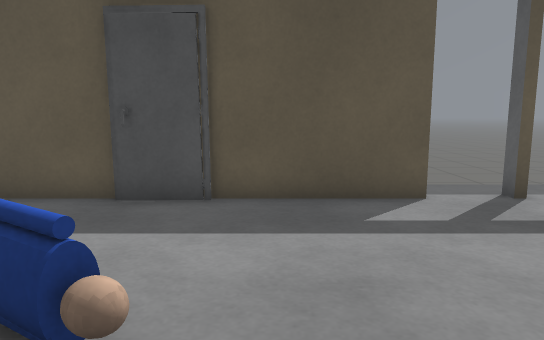
[1] (above)

16 first-person views from a walk through a robot-simulator world made for Gazebo. The camera is 0.94 m above the floor, tilts 8° down and sees 70° across. The lines on the ground mark 1 m squares. The floor is counted in squares, 0.5 m on a side. Each view is taken from the middle of a square. On the plan, view 1 faces up. The plan holds only what a view shows up to about 19 squares ahead; the rest is blank. The place goes on beyond the plan. Simple patterns stand in for the simulator's built-in surfaces. Simple shapes stand in for some stock models. Some surface patterns are stand-ins.

[2]
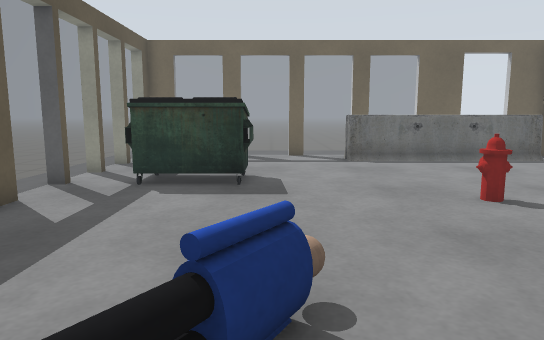

[3]
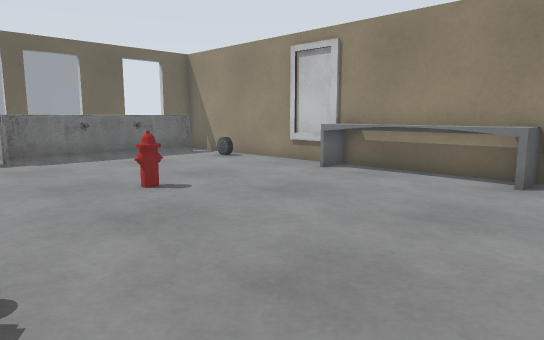

[4]
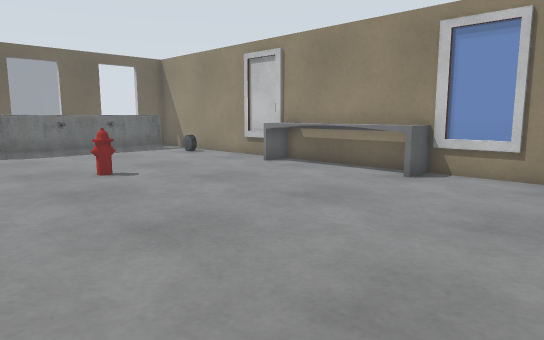

[5]
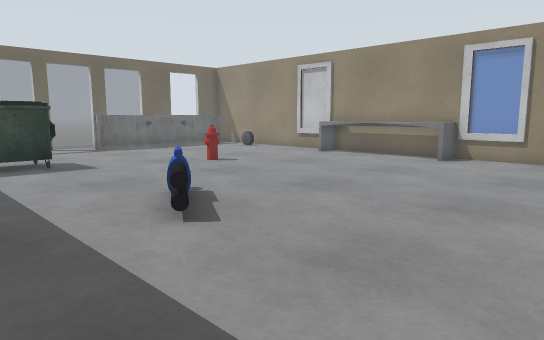

[6]
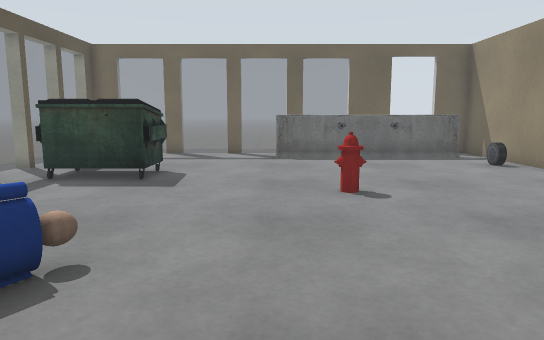

[7]
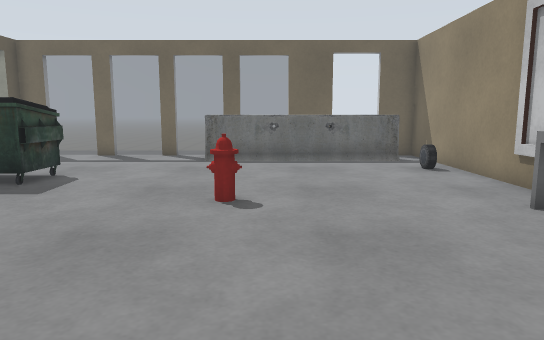

[8]
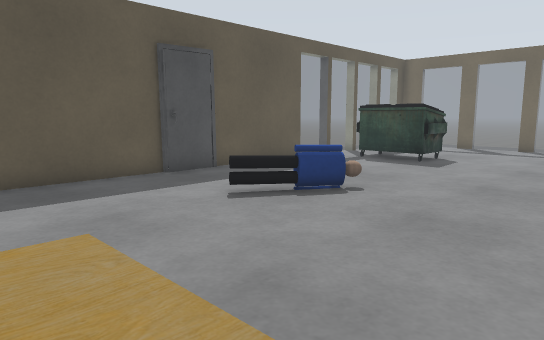

[9]
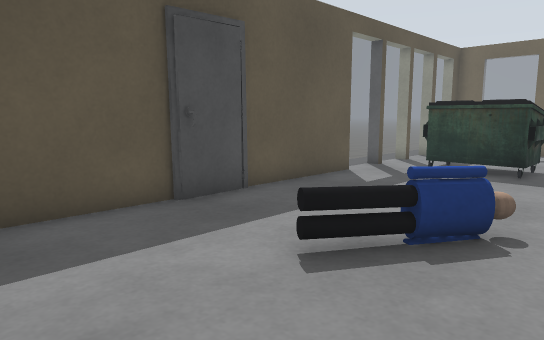

[10]
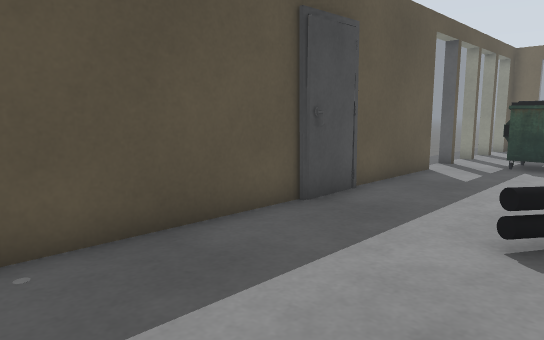

[11]
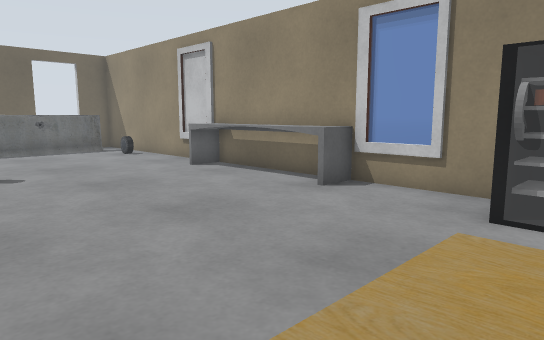

[12]
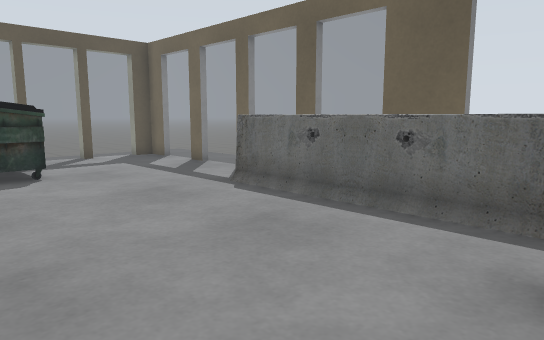

[13]
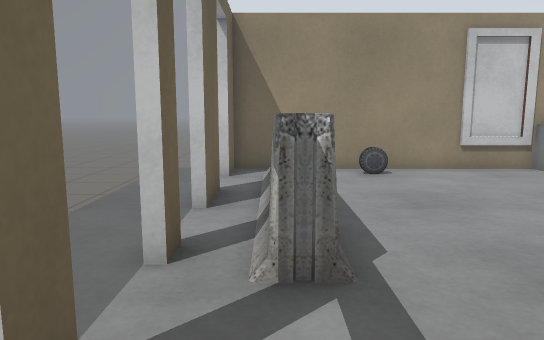

[14]
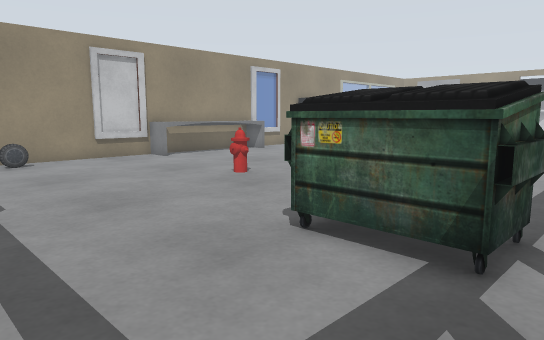

[15]
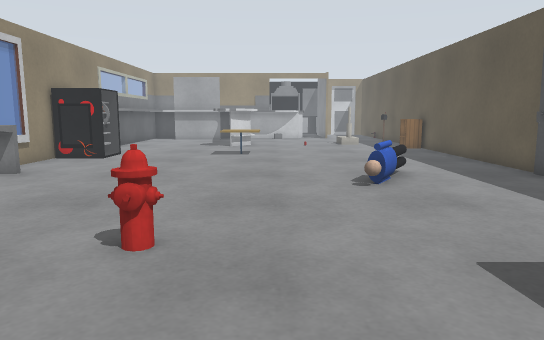

[16]
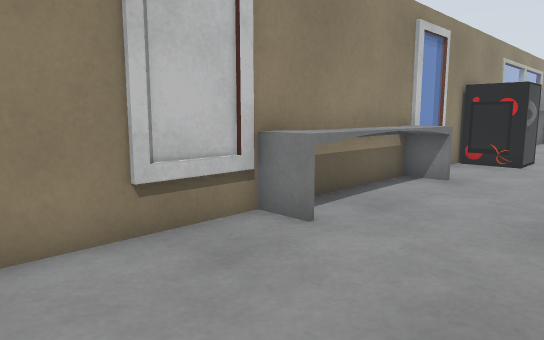

### Floor plan
Key: @ floor where view 1 was taken; # wall or solid block; . floor; = window, fence, low wall or low ledge; L door leaf; P person; U dumpster; B barrier; H fire hydrant; C car; T cafe table.
Columns run from 10 left of view 1 to 14 right of it. Each row starts with its distance up from view 1.
  9 ########L#####====#====#
  8 .......LL..............##
  7 ...............UUU......=
  6  ..............UUU......=
  5  ..............UUU......#
  4 ......PPP......UUU......=
  3 .......PPP..............=
  2 ........................#
  1 ........................=
  0 ..........@...........B.=
 -1 TT...................BB##
 -2 TT...........HH......BB##
 -3 .....................BB##
 -4 .....................BB##
 -5 .....................BB##
 -6 .....................BB##
 -7 ###..................BB..
 -8  ##....======......C.BB##
 -9  ##...=######=....CC...#
-10 ####==##################

Where each view was taken, in squares from view 1:
view 1: 0 up, 0 right, facing up
view 2: 3 up, 5 left, facing right
view 3: 3 up, 6 left, facing down-right
view 4: 3 up, 9 left, facing down-right
view 5: 8 up, 10 left, facing down-right
view 6: 0 up, 6 left, facing right
view 7: 3 down, 5 left, facing right
view 8: 3 down, 10 left, facing up-right
view 9: 1 up, 8 left, facing up-right
view 10: 3 up, 10 left, facing up-right
view 11: 0 up, 10 left, facing down-right
view 12: 9 down, 4 right, facing up-right
view 13: 4 up, 12 right, facing down
view 14: 8 up, 12 right, facing down-left
view 15: 0 up, 9 right, facing left
view 16: 4 down, 8 right, facing down-left
